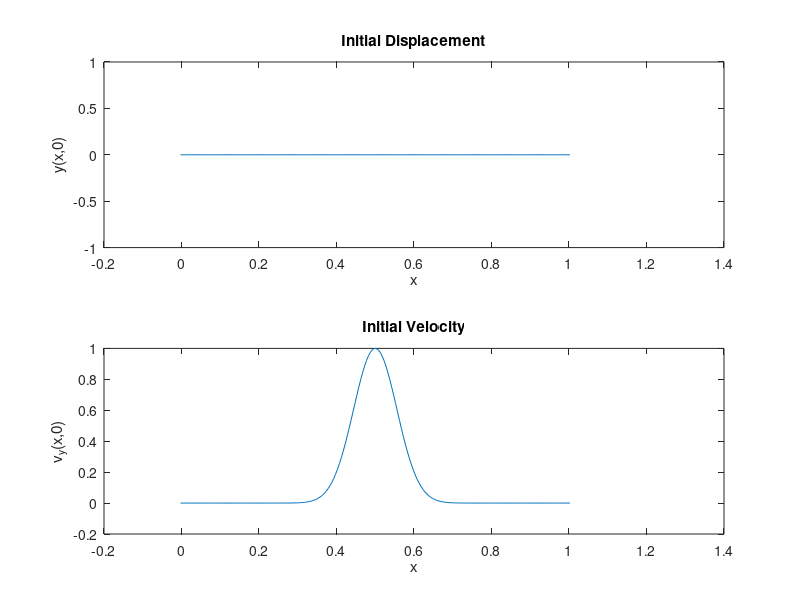

The MATLAB source for this figure:
% Staggered Leapfrog Script Template
clear;close all;

% Set the values for parameters
c=2; % wave speed

% build a cell-centered grid with N=200 cells
% on the interval x=0 to x=L, with L=1
N = 200;
xmin = 0;
xmax = 1;
L = xmax;
h = (xmax-xmin)/N; % spatial step
x = xmin-h/2:h:xmax+h/2;
j = 2:N+1; % spatial array to express indecies



% define the initial displacement and velocity vs. x
%for parts a/b
%y = exp(-(x-L/2).^2*160/L^2)-exp(-(0-L/2).^2*160/L^2);
%vy = zeros(1,length(x));
%for part c
vy = exp(-(x-L/2).^2*160/L^2)-exp(-(0-L/2).^2*160/L^2);
y = zeros(1,length(x));

% Choose a time step (Suggest that it is no larger than taulim)
taulim=h/c;
fprintf(' Courant time step limit %g \n',taulim)
tau=input(' Enter the time step - ')

% Get the initial value of yold from the initial y and vy
yold(j) = y(j)-vy(j)*tau + c^2*tau^2*(y(j+1)-2*y(j)+y(j-1))/(2*h^2);

% Apply the boundary conditions for yold(1) and yold(N+2)
%for parts a/c
yold(1)=-yold(2);
yold(N+2)=-yold(N+1);
% for part b
%yold(1)=yold(2);
%yold(N+2)=yold(N+1);

% plot the initial conditions and pause to look at them
subplot(2,1,1)
plot(x,y)
xlabel('x');ylabel('y(x,0)');title('Initial Displacement')
subplot(2,1,2)
plot(x,vy)
xlabel('x');ylabel('v_y(x,0)');title('Initial Velocity')
pause;

% Choose how long to run and when to plot
tfinal=input(' Enter tfinal - ')
skip=input(' Enter # of steps to skip between plots (faster) - ')
nsteps=tfinal/tau;

% here is the loop that steps the solution along

figure  % open a new frame for the animation
for n=1:nsteps
   time=n*tau;  % compute the time

   % Use leapfrog and the boundary conditions to load ynew with y
   % at the next time step using y and yold, i.e., ynew(2:N+1)=...
   % Be sure to use colon commands so it will run fast.
   ynew(j)=2*y(j)-yold(j)+c^2*tau^2*(y(j+1)-2*y(j)+y(j-1))/h^2;
   % for parts a/c
   ynew(1)=-ynew(2);
   ynew(N+2)=-ynew(N+1);
   % for part b
   %ynew(1)=ynew(2);
   %ynew(N+2)=ynew(N+1);
   %update yold and y
   yold=y;y=ynew;

% make plots every skip time steps
   if mod(n,skip)==0
      plot(x,y,'b-')
      xlabel('x');ylabel('y');
      title(['Staggered Leapfrog Wave: time=' num2str(time)])
      % for parts a/b
      %axis([min(x) max(x) -2 2]);
      % for part c
      axis([min(x) max(x) -.1 .1]);
      pause(.1)
   end
end
